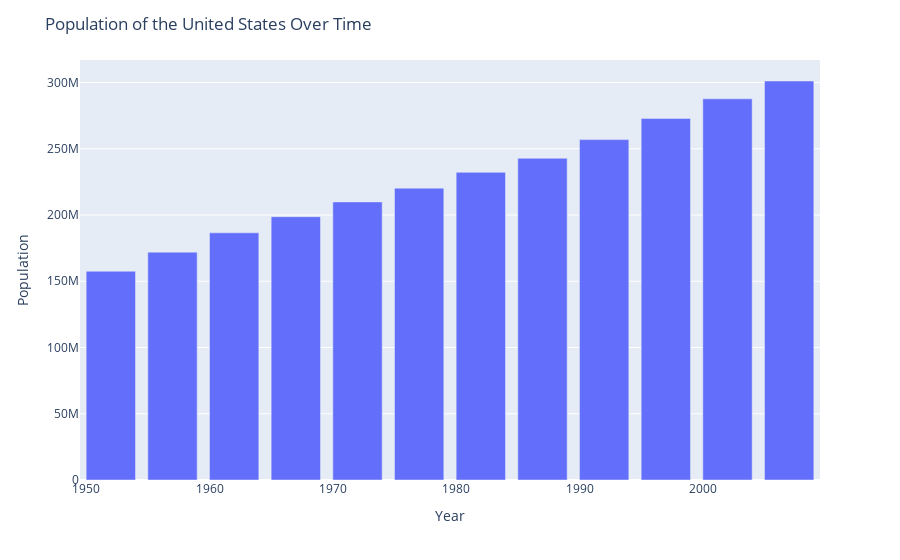

Source (notebook cell):
### Markdown cell above
## 3. Bar Charts

### Code cell
df_us = px.data.gapminder().query("country=='United States'")
fig = px.bar(df_us, x='year', y='pop', labels={'year': 'Year', 'pop': 'Population'})
fig.update_layout(title='Population of the United States Over Time')
fig.show()

### Figure 1 — Plotly figure (JSON) as saved in the notebook; plotly's stock layout.template omitted (floating-point values rounded to 4 significant figures)
{"data": [{"alignmentgroup": "True", "hovertemplate": "Year=%{x}<br>Population=%{y}<extra></extra>", "legendgroup": "", "marker": {"color": "#636efa", "pattern": {"shape": ""}}, "name": "", "offsetgroup": "", "orientation": "v", "showlegend": false, "textposition": "auto", "type": "bar", "x": [1952, 1957, 1962, 1967, 1972, 1977, 1982, 1987, 1992, 1997, 2002, 2007], "xaxis": "x", "y": [157553000, 171984000, 186538000, 198712000, 209896000, 220239000, 232187835, 242803533, 256894189, 272911760, 287675526, 301139947], "yaxis": "y"}], "layout": {"barmode": "relative", "legend": {"tracegroupgap": 0}, "margin": {"t": 60}, "title": {"text": "Population of the United States Over Time"}, "xaxis": {"anchor": "y", "domain": [0, 1], "title": {"text": "Year"}}, "yaxis": {"anchor": "x", "domain": [0, 1], "title": {"text": "Population"}}}}
